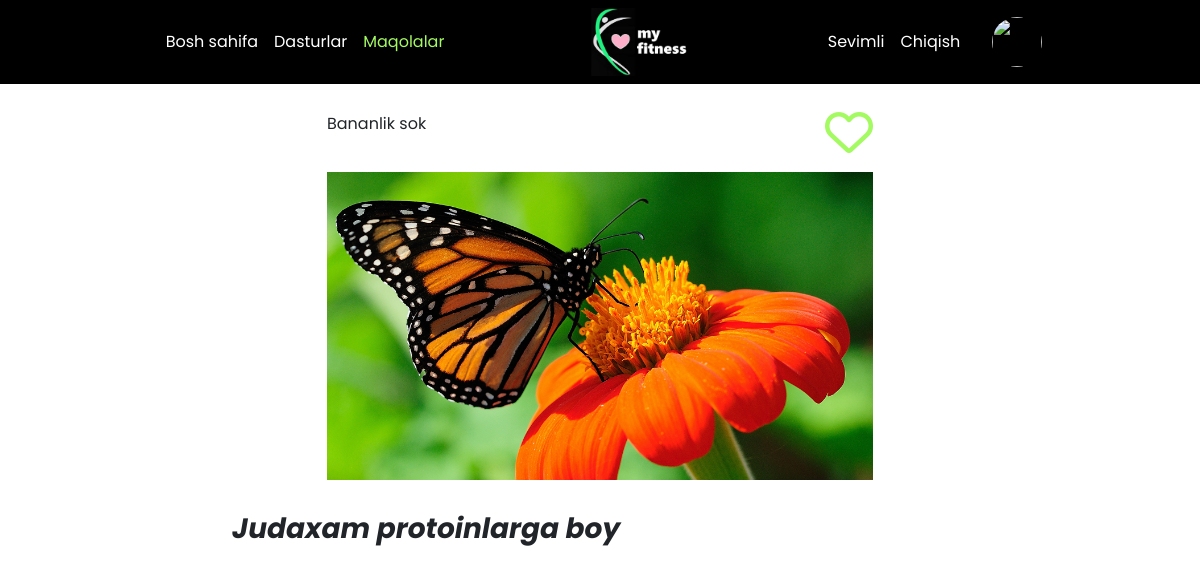
The app's page /article_detail/bananlik-sok/ (signed in) with its own data.
### fitness_app/models.py (models this page shows, shortened)
class Article(models.Model):
    slug = models.SlugField()
    title = models.CharField(max_length=255)
    picture = models.ImageField(upload_to='articles/')
    context = RichTextUploadingField()

### fitness_app/views.py (the view)
# urls.py: path('article_detail/<slug:slug>/', views.article_detail_page, name="article_detail"),
def article_detail_page(request, slug):
    article = Article.objects.get(slug=slug)
    is_liked = Favorite.objects.filter(favorite_slug=slug, user=request.user).exists()
    context = {
        'article_item': article,
        'article': 'active',
        'is_liked': 'solid' if is_liked else 'regular',
    }
    return render(request, 'article_detail.html', context)

### templates/article_detail.html (shortened to what this page needs)
{% extends 'main.html' %}
{% load static %}
{% block content %}
<section class="container mt-4">
    <div class="row justify-content-center">
        <div class="col-12 col-md-8 col-lg-6">
          <div class="d-flex justify-content-between align-items-center mb-3">
            <p class="text-center" id="title_text">{{ article_item.title }}</p>
            <i class="heart fa-{{ is_liked }} fa-heart fa-3x" data-favorit="{{ article_item.slug }}"></i>
          </div>
          <center>
            <img src="/media/{{ article_item.picture }}" class="img-fluid">
          </center>
        </div>
        <div class="col-12 col-md-8 mt-3 p_content">
            <p>
                {{ article_item.context | safe }}
            </p>
        </div>
    </div>
</section>
{% endblock %}

### static/css/style.css (style rules this page uses)
* { margin: 0; padding: 0; box-sizing: border-box; font-family: 'Poppins', sans-serif; }
.heart { color: #a3fa61; }
.p_content p { text-align: center; }

### records on screen
Article: title "Bananlik sok", picture (picture), context "Judaxam protoinlarga boy"
